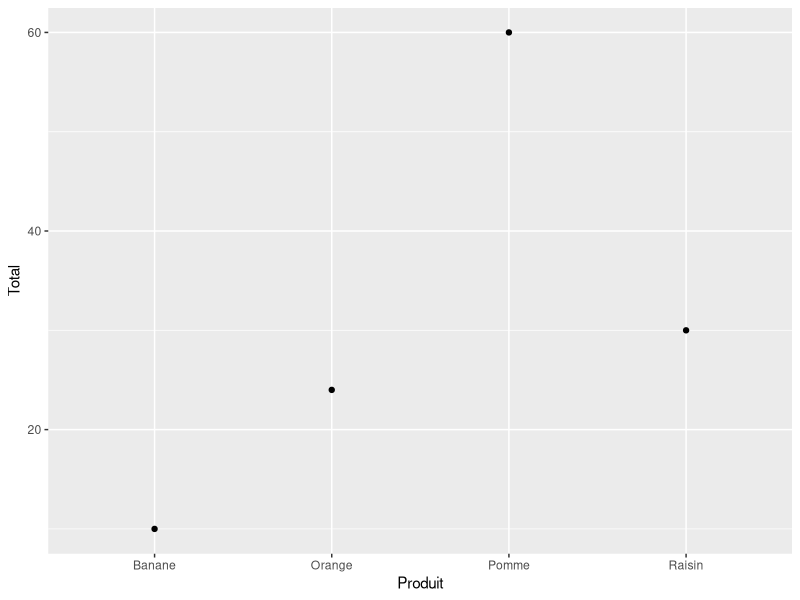

The R source for this figure:

library(ggplot2)
ventes = data.frame(
  Produit = c("Pomme", "Orange", "Banane", "Raisin"),
  Quantite = c(50, 30, 20, 15),
  Prix = c(1.2, 0.8, 0.5, 2.0))
ventes$Total = ventes$Quantite*ventes$Prix
print(ggplot(ventes ) +
    geom_point(aes(x = Produit, y =Total)),
    color = "darkgreen")
